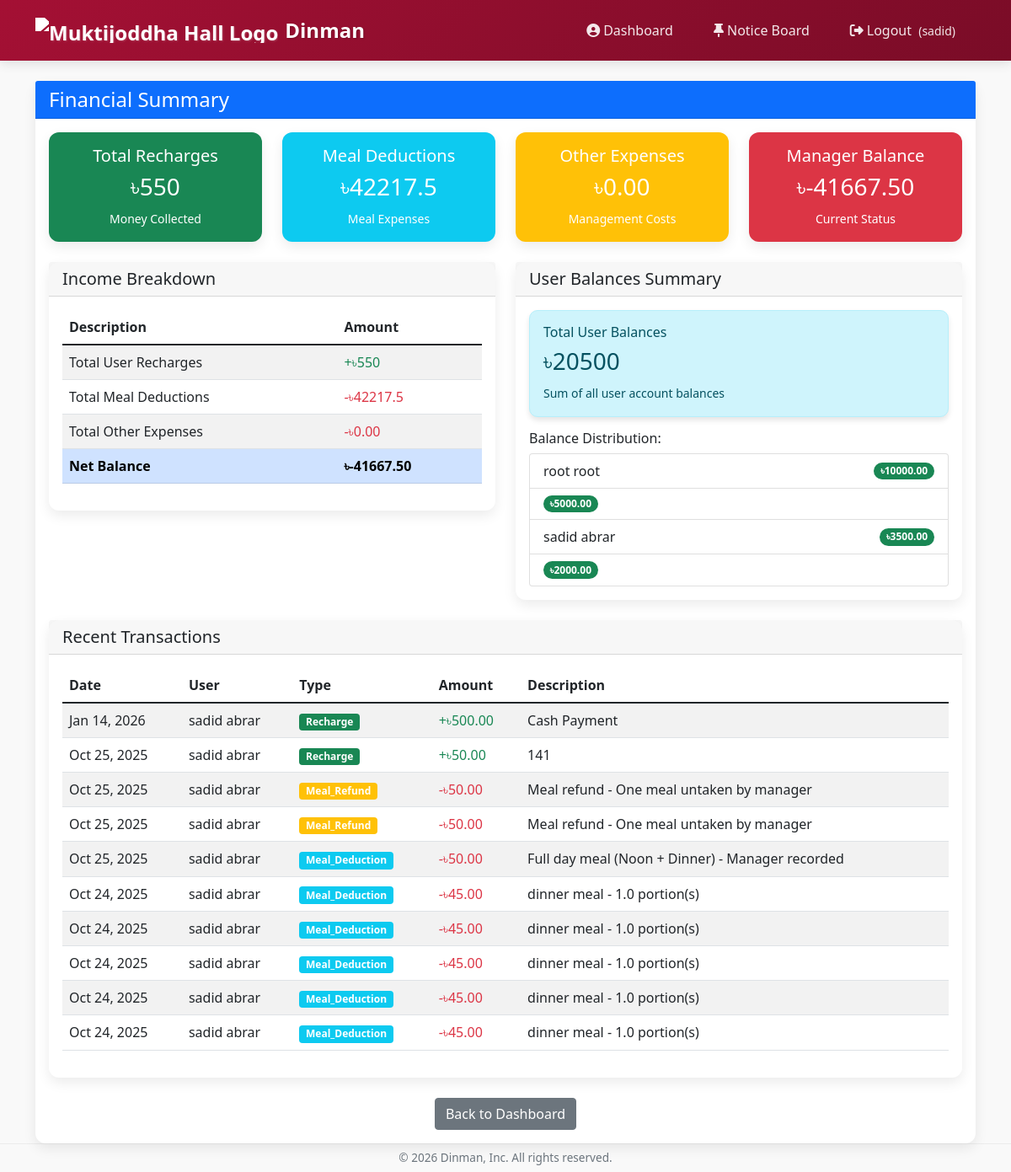
The page /financial-summary/ (signed in) on the database its author committed.
### dining/models.py (models this page shows, shortened)
class UserProfile(models.Model):
    user = models.OneToOneField(User, on_delete=models.CASCADE)
    room_number = models.CharField(max_length=10)
    mobile_number = models.CharField(max_length=15)
    balance = models.DecimalField(max_digits=10, decimal_places=2, default=0.00)
    meal_active = models.BooleanField(default=True)
    is_dining_manager = models.BooleanField(default=False)
    meal_type = models.CharField(max_length=10, choices=[
        ('full', 'Full Meal'),
        ('half', 'Half Meal')
    ], default='full')

class Transaction(models.Model):
    TRANSACTION_TYPES = [
        ('recharge', 'Recharge'),
        ('meal_deduction', 'Meal Deduction'),
        ('expense', 'Expense'),
    ]
    user = models.ForeignKey(User, on_delete=models.CASCADE, null=True, blank=True)
    amount = models.DecimalField(max_digits=10, decimal_places=2)
    transaction_type = models.CharField(max_length=20, choices=TRANSACTION_TYPES)
    description = models.TextField(blank=True)
    created_by = models.ForeignKey(User, on_delete=models.SET_NULL, null=True, related_name='created_transactions')
    created_at = models.DateTimeField(auto_now_add=True)

### dining/views.py (the view)
# urls.py: path('financial-summary/', views.financial_summary, name='financial_summary'),
@login_required
def financial_summary(request):
    total_recharges = Transaction.objects.filter(
        transaction_type='recharge'
    ).aggregate(total=Sum('amount'))['total'] or Decimal('0.00')
    total_meal_deductions = Transaction.objects.filter(
        transaction_type='meal_deduction'
    ).aggregate(total=Sum('amount'))['total'] or Decimal('0.00')
    total_expenses = Transaction.objects.filter(
        transaction_type='expense'
    ).aggregate(total=Sum('amount'))['total'] or Decimal('0.00')
    manager_balance = total_recharges - total_expenses - total_meal_deductions
    total_user_balances = UserProfile.objects.aggregate(
        total=Sum('balance')
    )['total'] or Decimal('0.00')
    recent_transactions = Transaction.objects.all().order_by('-created_at')[:10]
    user_balances = UserProfile.objects.select_related('user').order_by('-balance')[:10]
    context = {
        'total_recharges': total_recharges,
        'total_meal_deductions': total_meal_deductions,
        'total_expenses': total_expenses,
        'manager_balance': manager_balance,
        'total_user_balances': total_user_balances,
        'recent_transactions': recent_transactions,
        'user_balances': user_balances,
    }
    return render(request, 'dining/financial_summary.html', context)

### dining/templates/dining/financial_summary.html (shortened to what this page needs)
{% extends 'base.html' %}
{% block content %}
<div class="container mt-4">
    <div class="card">
        <div class="card-header bg-primary text-white">
            <h4 class="mb-0">Financial Summary</h4>
        </div>
        <div class="card-body">
            <div class="row mb-4">
                <div class="col-md-3">
                    <div class="card bg-success text-white">
                        <div class="card-body text-center">
                            <h5>Total Recharges</h5>
                            <h3>৳{{ total_recharges }}</h3>
                            <small>Money Collected</small>
                        </div>
                    </div>
                </div>
                <div class="col-md-3">
                    <div class="card bg-info text-white">
                        <div class="card-body text-center">
                            <h5>Meal Deductions</h5>
                            <h3>৳{{ total_meal_deductions }}</h3>
                            <small>Meal Expenses</small>
                        </div>
                    </div>
                </div>
                <div class="col-md-3">
                    <div class="card bg-warning text-white">
                        <div class="card-body text-center">
                            <h5>Other Expenses</h5>
                            <h3>৳{{ total_expenses }}</h3>
                            <small>Management Costs</small>
                        </div>
                    </div>
                </div>
                <div class="col-md-3">
                    <div class="card {% if manager_balance >= 0 %}bg-primary{% else %}bg-danger{% endif %} text-white">
                        <div class="card-body text-center">
                            <h5>Manager Balance</h5>
                            <h3>৳{{ manager_balance }}</h3>
                            <small>Current Status</small>
                        </div>
                    </div>
                </div>
            </div>
            <div class="row">
                <div class="col-md-6">
                    <div class="card">
                        <div class="card-header">
                            <h5 class="mb-0">Income Breakdown</h5>
                        </div>
                        <div class="card-body">
                            <table class="table table-striped">
                                <thead>
                                    <tr>
                                        <th>Description</th>
                                        <th>Amount</th>
                                    </tr>
                                </thead>
                                <tbody>
                                    <tr>
                                        <td>Total User Recharges</td>
                                        <td class="text-success">+৳{{ total_recharges }}</td>
                                    </tr>
                                    <tr>
                                        <td>Total Meal Deductions</td>
                                        <td class="text-danger">-৳{{ total_meal_deductions }}</td>
                                    </tr>
                                    <tr>
                                        <td>Total Other Expenses</td>
                                        <td class="text-danger">-৳{{ total_expenses }}</td>
                                    </tr>
                                    <tr class="table-primary">
                                        <td><strong>Net Balance</strong></td>
                                        <td><strong>৳{{ manager_balance }}</strong></td>
                                    </tr>
                                </tbody>
                            </table>
                        </div>
                    </div>
                </div>
                <div class="col-md-6">
                    <div class="card">
                        <div class="card-header">
                            <h5 class="mb-0">User Balances Summary</h5>
                        </div>
                        <div class="card-body">
                            <div class="alert alert-info">
                                <h6>Total User Balances</h6>
                                <h3>৳{{ total_user_balances }}</h3>
                                <small>Sum of all user account balances</small>
                            </div>
                            <h6>Balance Distribution:</h6>
                            <ul class="list-group">
                                {% for user in user_balances %}
                                <li class="list-group-item d-flex justify-content-between align-items-center">
                                    {{ user.user.get_full_name }}
                                    <span class="badge {% if user.balance > 0 %}bg-success{% else %}bg-danger{% endif %} rounded-pill">
                                        ৳{{ user.balance }}
                                    </span>
                                </li>
                                {% endfor %}
                            </ul>
                        </div>
                    </div>
                </div>
            </div>
            <div class="card mt-4">
                <div class="card-header">
                    <h5 class="mb-0">Recent Transactions</h5>
                </div>
                <div class="card-body">
                    <div class="table-responsive">
                        <table class="table table-striped">
                            <thead>
                                <tr>
                                    <th>Date</th>
                                    <th>User</th>
                                    <th>Type</th>
                                    <th>Amount</th>
                                    <th>Description</th>
                                </tr>
                            </thead>
                            <tbody>
                                {% for transaction in recent_transactions %}
                                <tr>
                                    <td>{{ transaction.created_at|date:"M d, Y" }}</td>
                                    <td>{{ transaction.user.get_full_name|default:"System" }}</td>
                                    <td>
                                        <span class="badge
                                            {% if transaction.transaction_type == 'recharge' %}bg-success
                                            {% elif transaction.transaction_type == 'meal_deduction' %}bg-info
                                            {% else %}bg-warning{% endif %}">
                                            {{ transaction.transaction_type|title }}
                                        </span>
                                    </td>
                                    <td class="
                                        {% if transaction.transaction_type == 'recharge' %}text-success
                                        {% else %}text-danger{% endif %}">
                                        {% if transaction.transaction_type == 'recharge' %}+{% else %}-{% endif %}৳{{ transaction.amount }}
                                    </td>
                                    <td>{{ transaction.description }}</td>
                                </tr>
                                {% empty %}
                                <tr>
                                    <td colspan="5" class="text-center text-muted">No transactions found</td>
                                </tr>
                                {% endfor %}
                            </tbody>
                        </table>
                    </div>
                </div>
            </div>
            <div class="mt-4 text-center">
                <a href="{% url 'manager_dashboard' %}" class="btn btn-secondary">Back to Dashboard</a>
            </div>
        </div>
    </div>
</div>
{% endblock %}

### dining/templates/base.html (shortened to what this page needs)
<!DOCTYPE html>
<html lang="en">
<head>
    <link href="https://cdn.jsdelivr.net/npm/bootstrap@5.1.3/dist/css/bootstrap.min.css" rel="stylesheet">
    <link rel="stylesheet" href="https://cdnjs.cloudflare.com/ajax/libs/font-awesome/6.4.0/css/all.min.css">
</head>
<body>
    <nav class="navbar navbar-expand-lg navbar-dark sticky-top">
        <div class="container">
            {% with logo_url=user.is_authenticated|yesno:"dashboard,home" %}
            <a class="navbar-brand d-flex align-items-center" href="{% url logo_url %}">
                <img src="https://logo-icons.com/cdn/shop/files/1098-logo-1713385510.325color-E63946.svg?v=1713403219&width=416"
                    alt="Muktijoddha Hall Logo"
                    height="30"
                    class="me-2"
                    style="filter: brightness(0) invert(1);">
                Dinman
            </a>
            {% endwith %}
            <div class="collapse navbar-collapse" id="navbarNav">
                <div class="navbar-nav ms-auto">
                    {% if user.is_authenticated %}
                        <a class="nav-link" href="{% url 'dashboard' %}">
                            <i class="fas fa-user-circle me-1"></i>Dashboard
                        </a>
                        <a class="nav-link" href="{% url 'notice_list' %}">
                            <i class="fas fa-thumbtack me-1"></i>Notice Board
                        </a>
                        <a class="nav-link" href="{% url 'logout' %}">
                            <i class="fas fa-sign-out-alt me-1"></i>Logout
                            {% if user.first_name %}
                                <small class="ms-1">({{ user.first_name }})</small>
                            {% endif %}
                        </a>
                    {% endif %}
                </div>
            </div>
        </div>
    </nav>
    <main>
        {% block content %}{% endblock %}
    </main>
    <footer>
        <div class="container">
            <p>&copy; 2026 Dinman, Inc. All rights reserved.</p>
        </div>
    </footer>
</body>
</html>

### dining/templates/base.html (style rules this page uses)
:root { --harvard-crimson: #A41034; --harvard-crimson-dark: #7A0C27; --harvard-crimson-light: #D13A5F; --accent-color: #FFD700; }
body { display: flex; flex-direction: column; min-height: 100vh; background-color: #f9f9f9; }
main { flex: 1; }
.navbar { background: linear-gradient(135deg, var(--harvard-crimson) 0%, var(--harvard-crimson-dark) 100%); box-shadow: 0 4px 12px rgba(0, 0, 0, 0.1); padding: 0.8rem 0; }
.navbar-brand { font-weight: 700; font-size: 1.5rem; color: white !important; text-shadow: 1px 1px 2px rgba(0, 0, 0, 0.2); }
.navbar-nav .nav-link { color: rgba(255, 255, 255, 0.9) !important; font-weight: 500; margin: 0 0.5rem; padding: 0.5rem 1rem !important; border-radius: 4px; transition: all 0.3s ease; }
footer { background-color: transparent; color: #6c757d; padding: 0 !important; margin-top: auto; border-top: 1px solid rgba(0, 0, 0, 0.05); }
footer .container { padding-top: 0.4rem; padding-bottom: 0.4rem; }
footer p, footer small { margin-bottom: 0; font-size: 0.85rem; text-align: center; }
.alert { border-radius: 10px; box-shadow: 0 4px 6px rgba(0, 0, 0, 0.1); }
.card { border-radius: 12px; box-shadow: 0 6px 15px rgba(0, 0, 0, 0.08); border: none; transition: transform 0.3s, box-shadow 0.3s; }

### rows shown on the page
UserProfile: user.get_full_name "root root", balance "10000.00"
UserProfile: balance "5000.00"
UserProfile: user.get_full_name "sadid abrar", balance "3500.00"
UserProfile: balance "2000.00"

### other values the page prints
{{ user.first_name }} "sadid"
{{ total_recharges }} "550"
{{ total_meal_deductions }} "42217.5"
{{ total_expenses }} "0.00"
{{ manager_balance }} "-41667.50"
{{ total_user_balances }} "20500"
